Frame 1 (no input): blank canvas, image omitted
Frame 60 (the mouse pressed at the canvas centre just before this capture): blank canvas, image omitted
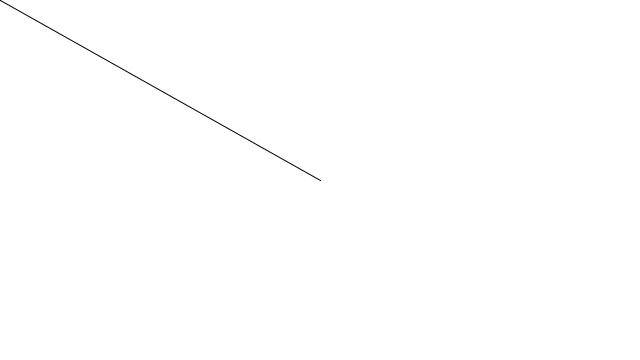
Frame 120 (the mouse held since frame 60 and released just before this capture)

The Processing sketch whose frames 1 and 60 were blank and that drew this single picture after the mouse press (run headless with seeded random() and noise(); from frame 60 on, the mouse is pressed at the canvas centre):

// Processing sketch: example_3_4_continuousline
// ── example_3_4_continuousline.pde
// Learning Processing
// Daniel Shiffman
// http://www.learningprocessing.com

// Example 3-4: Drawing a continuous line
void setup() {
  size(640, 360);
  background(255);
}

void draw() {
  stroke(0);
  
  // Draw a line from previous mouse location to current mouse location.
  line(pmouseX, pmouseY, mouseX, mouseY);
}
